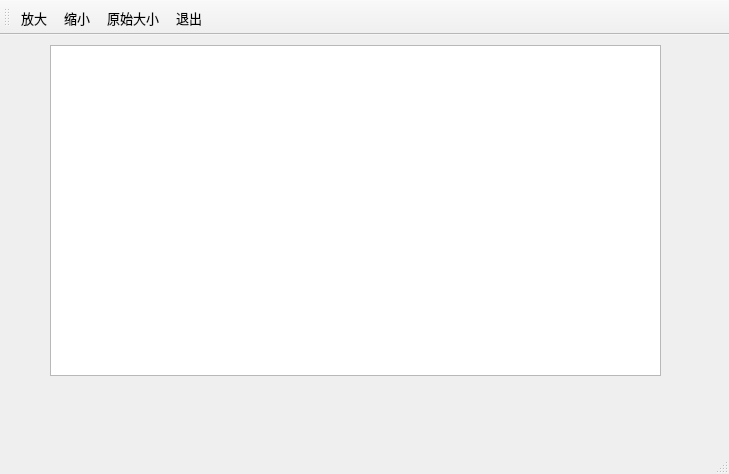
<?xml version="1.0" encoding="UTF-8"?>
<ui version="4.0">
 <class>MainWindow</class>
 <widget class="QMainWindow" name="MainWindow">
  <property name="geometry">
   <rect>
    <x>0</x>
    <y>0</y>
    <width>729</width>
    <height>474</height>
   </rect>
  </property>
  <property name="font">
   <font>
    <pointsize>10</pointsize>
   </font>
  </property>
  <property name="windowTitle">
   <string>鼠标选择缩放与数值显示</string>
  </property>
  <widget class="QWidget" name="centralWidget">
   <widget class="QWChartView" name="chartView">
    <property name="geometry">
     <rect>
      <x>50</x>
      <y>10</y>
      <width>611</width>
      <height>331</height>
     </rect>
    </property>
    <property name="dragMode">
     <enum>QGraphicsView::RubberBandDrag</enum>
    </property>
   </widget>
  </widget>
  <widget class="QMenuBar" name="menuBar">
   <property name="geometry">
    <rect>
     <x>0</x>
     <y>0</y>
     <width>729</width>
     <height>23</height>
    </rect>
   </property>
  </widget>
  <widget class="QToolBar" name="mainToolBar">
   <property name="toolButtonStyle">
    <enum>Qt::ToolButtonTextBesideIcon</enum>
   </property>
   <attribute name="toolBarArea">
    <enum>TopToolBarArea</enum>
   </attribute>
   <attribute name="toolBarBreak">
    <bool>false</bool>
   </attribute>
   <addaction name="actZoomIn"/>
   <addaction name="actZoomOut"/>
   <addaction name="actZoomReset"/>
   <addaction name="actQuit"/>
  </widget>
  <widget class="QStatusBar" name="statusBar"/>
  <action name="actZoomReset">
   <property name="icon">
    <iconset resource="res.qrc">
     <normaloff>:/images/images/414.bmp</normaloff>:/images/images/414.bmp</iconset>
   </property>
   <property name="text">
    <string>原始大小</string>
   </property>
   <property name="toolTip">
    <string>原始大小</string>
   </property>
  </action>
  <action name="actQuit">
   <property name="icon">
    <iconset resource="res.qrc">
     <normaloff>:/images/images/132.bmp</normaloff>:/images/images/132.bmp</iconset>
   </property>
   <property name="text">
    <string>退出</string>
   </property>
   <property name="toolTip">
    <string>退出</string>
   </property>
  </action>
  <action name="actZoomIn">
   <property name="icon">
    <iconset resource="res.qrc">
     <normaloff>:/images/images/418.bmp</normaloff>:/images/images/418.bmp</iconset>
   </property>
   <property name="text">
    <string>放大</string>
   </property>
   <property name="toolTip">
    <string>放大</string>
   </property>
  </action>
  <action name="actZoomOut">
   <property name="icon">
    <iconset resource="res.qrc">
     <normaloff>:/images/images/416.bmp</normaloff>:/images/images/416.bmp</iconset>
   </property>
   <property name="text">
    <string>缩小</string>
   </property>
   <property name="toolTip">
    <string>缩小</string>
   </property>
  </action>
 </widget>
 <layoutdefault spacing="6" margin="11"/>
 <customwidgets>
  <customwidget>
   <class>QWChartView</class>
   <extends>QGraphicsView</extends>
   <header location="global">qwchartview.h</header>
  </customwidget>
 </customwidgets>
 <resources>
  <include location="res.qrc"/>
 </resources>
 <connections>
  <connection>
   <sender>actQuit</sender>
   <signal>triggered()</signal>
   <receiver>MainWindow</receiver>
   <slot>close()</slot>
   <hints>
    <hint type="sourcelabel">
     <x>-1</x>
     <y>-1</y>
    </hint>
    <hint type="destinationlabel">
     <x>339</x>
     <y>206</y>
    </hint>
   </hints>
  </connection>
 </connections>
</ui>
